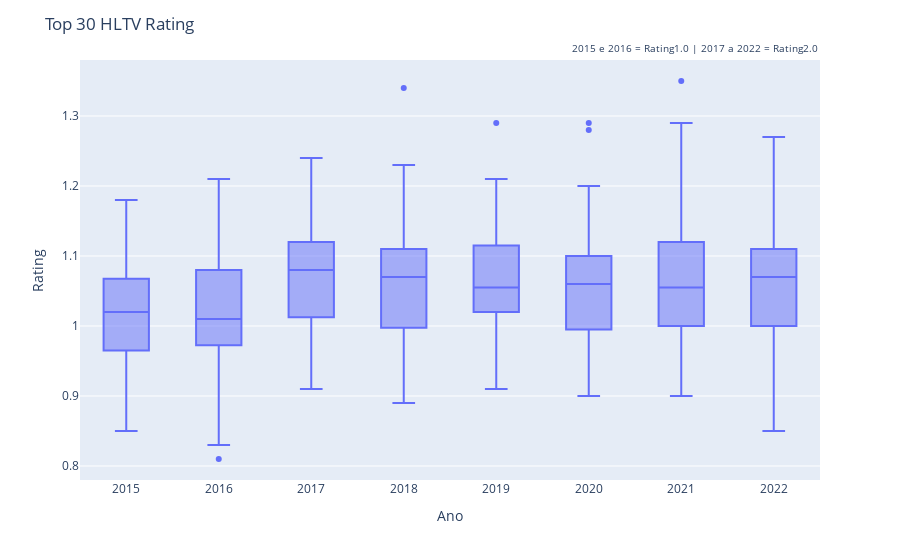

This figure's notebook cell:
### Code cell
# Box Plot Rating
fig12 = px.box(df_final, x='Ano', y=['Rating1.0', 'Rating2.0'])
fig12.update_layout(
    title="Top 30 HLTV Rating",
    yaxis_title='Rating',
        annotations=[
        dict(
            x=1,
            y=1.05,
            text="2015 e 2016 = Rating1.0 | 2017 a 2022 = Rating2.0",
            showarrow=False,
            xref="paper",
            yref="paper",
            font=dict(size=10)
        )
    ]
)

### Figure 1 — Plotly figure (JSON) as saved in the notebook; plotly's stock layout.template omitted (floating-point values rounded to 4 significant figures; data arrays with more than 128 entries replaced by an {"elided": "..."} marker saying what was removed)
{"data": [{"alignmentgroup": "True", "hovertemplate": "Ano=%{x}<br>value=%{y}<extra></extra>", "legendgroup": "", "marker": {"color": "#636efa"}, "name": "", "notched": false, "offsetgroup": "", "orientation": "v", "showlegend": false, "type": "box", "x": {"elided": "1170 int values"}, "x0": " ", "xaxis": "x", "y": {"elided": "1170 float values"}, "y0": " ", "yaxis": "y"}], "layout": {"annotations": [{"font": {"size": 10}, "showarrow": false, "text": "2015 e 2016 = Rating1.0 | 2017 a 2022 = Rating2.0", "x": 1, "xref": "paper", "y": 1.05, "yref": "paper"}], "boxmode": "group", "legend": {"tracegroupgap": 0}, "margin": {"t": 60}, "title": {"text": "Top 30 HLTV Rating"}, "xaxis": {"anchor": "y", "domain": [0, 1], "title": {"text": "Ano"}}, "yaxis": {"anchor": "x", "domain": [0, 1], "title": {"text": "Rating"}}}}
